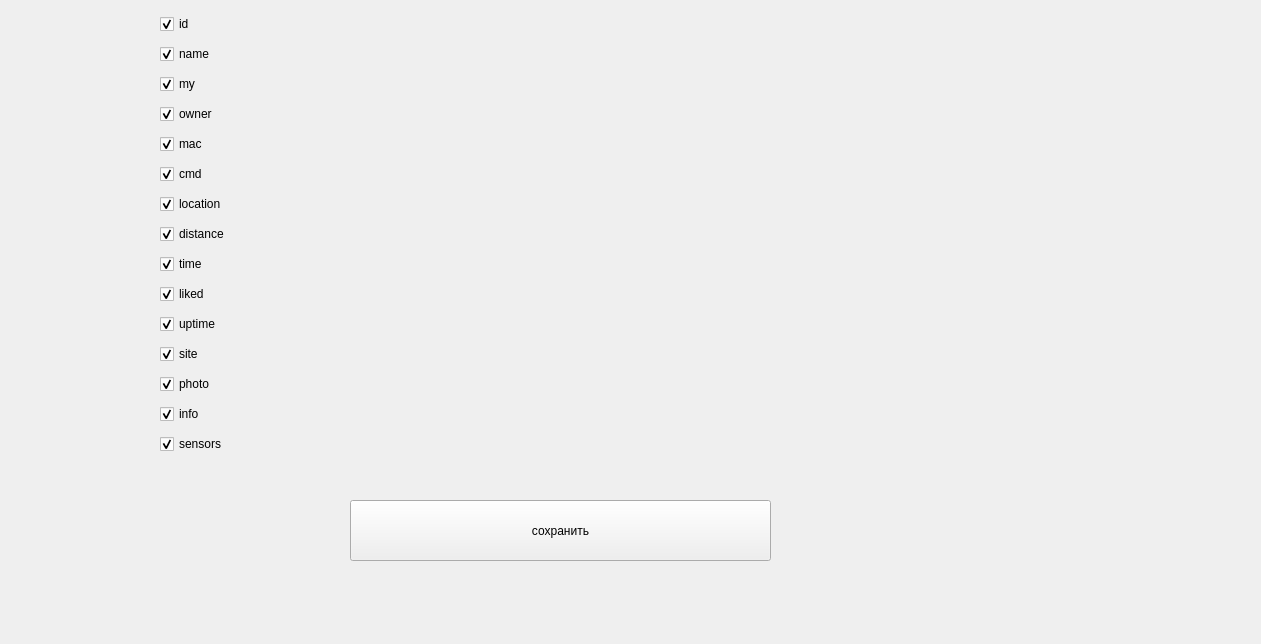
<?xml version="1.0" encoding="UTF-8"?>
<ui version="4.0">
 <class>Form</class>
 <widget class="QWidget" name="Form">
  <property name="geometry">
   <rect>
    <x>0</x>
    <y>0</y>
    <width>1261</width>
    <height>644</height>
   </rect>
  </property>
  <property name="windowTitle">
   <string>Form</string>
  </property>
  <widget class="QWidget" name="verticalLayoutWidget">
   <property name="geometry">
    <rect>
     <x>160</x>
     <y>10</y>
     <width>731</width>
     <height>460</height>
    </rect>
   </property>
   <layout class="QVBoxLayout" name="verticalLayout">
    <item>
     <widget class="QCheckBox" name="checkBox">
      <property name="text">
       <string>id</string>
      </property>
      <property name="checked">
       <bool>true</bool>
      </property>
     </widget>
    </item>
    <item>
     <widget class="QCheckBox" name="checkBox_3">
      <property name="text">
       <string>name</string>
      </property>
      <property name="checked">
       <bool>true</bool>
      </property>
     </widget>
    </item>
    <item>
     <widget class="QCheckBox" name="checkBox_4">
      <property name="text">
       <string>my</string>
      </property>
      <property name="checked">
       <bool>true</bool>
      </property>
     </widget>
    </item>
    <item>
     <widget class="QCheckBox" name="checkBox_5">
      <property name="text">
       <string>owner</string>
      </property>
      <property name="checked">
       <bool>true</bool>
      </property>
     </widget>
    </item>
    <item>
     <widget class="QCheckBox" name="checkBox_8">
      <property name="text">
       <string>mac</string>
      </property>
      <property name="checked">
       <bool>true</bool>
      </property>
     </widget>
    </item>
    <item>
     <widget class="QCheckBox" name="checkBox_9">
      <property name="text">
       <string>cmd</string>
      </property>
      <property name="checked">
       <bool>true</bool>
      </property>
     </widget>
    </item>
    <item>
     <widget class="QCheckBox" name="checkBox_11">
      <property name="text">
       <string>location</string>
      </property>
      <property name="checked">
       <bool>true</bool>
      </property>
     </widget>
    </item>
    <item>
     <widget class="QCheckBox" name="checkBox_12">
      <property name="text">
       <string>distance</string>
      </property>
      <property name="checked">
       <bool>true</bool>
      </property>
     </widget>
    </item>
    <item>
     <widget class="QCheckBox" name="checkBox_10">
      <property name="text">
       <string>time</string>
      </property>
      <property name="checked">
       <bool>true</bool>
      </property>
     </widget>
    </item>
    <item>
     <widget class="QCheckBox" name="checkBox_7">
      <property name="text">
       <string>liked</string>
      </property>
      <property name="checked">
       <bool>true</bool>
      </property>
     </widget>
    </item>
    <item>
     <widget class="QCheckBox" name="checkBox_6">
      <property name="text">
       <string>uptime</string>
      </property>
      <property name="checked">
       <bool>true</bool>
      </property>
     </widget>
    </item>
    <item>
     <widget class="QCheckBox" name="checkBox_15">
      <property name="text">
       <string>site</string>
      </property>
      <property name="checked">
       <bool>true</bool>
      </property>
     </widget>
    </item>
    <item>
     <widget class="QCheckBox" name="checkBox_14">
      <property name="text">
       <string>photo</string>
      </property>
      <property name="checked">
       <bool>true</bool>
      </property>
     </widget>
    </item>
    <item>
     <widget class="QCheckBox" name="checkBox_13">
      <property name="text">
       <string>info</string>
      </property>
      <property name="checked">
       <bool>true</bool>
      </property>
     </widget>
    </item>
    <item>
     <widget class="QCheckBox" name="checkBox_2">
      <property name="text">
       <string>sensors</string>
      </property>
      <property name="checked">
       <bool>true</bool>
      </property>
     </widget>
    </item>
   </layout>
  </widget>
  <widget class="QPushButton" name="pushButton">
   <property name="geometry">
    <rect>
     <x>350</x>
     <y>500</y>
     <width>421</width>
     <height>61</height>
    </rect>
   </property>
   <property name="text">
    <string>сохранить</string>
   </property>
  </widget>
 </widget>
 <resources/>
 <connections/>
</ui>
